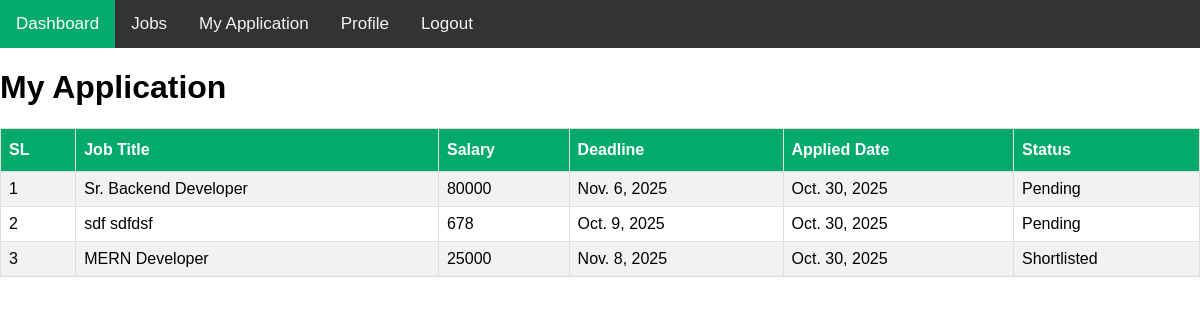
The page /my-applications/ (signed in) on the database its author committed.
### job_portal_app/models.py (models this page shows, shortened)
class ApplyJobModel(models.Model):
    STATUS = {
        ('Pending','Pending'),
        ('Shortlisted','Shortlisted'),
        ('Rejected','Rejected'),
    }
    applied_by = models.ForeignKey(JobSeekerModel, on_delete=models.CASCADE, related_name='seeker_info', null=True)
    job = models.ForeignKey(JobPostModel, on_delete=models.CASCADE, related_name='seeker_job', null=True)
    resume = models.FileField(upload_to='media/resume', null=True)
    status = models.CharField(choices=STATUS, max_length=20, default='Pending',null=True)
    applied_date = models.DateField(auto_now_add=True, null=True)

class JobPostModel(models.Model):
    posted_by = models.ForeignKey(EmployerModel, on_delete=models.CASCADE, related_name='employeer_job', null=True)
    job_title = models.CharField(max_length=255, null=True)
    description = models.CharField(max_length=255, null=True)
    skills_required = models.CharField(max_length=255, null=True)
    salary = models.IntegerField(null=True)
    deadline = models.DateField(null=True)
    posted_date = models.DateField(auto_now_add=True, null=True)

### job_portal_app/views.py (the view)
# urls.py: path('my-applications/',my_application,name='my_application'),
def my_application(request):
    current_user = request.user
    job_data = ApplyJobModel.objects.filter(applied_by__seeker = current_user)
    context = {
        'job_data': job_data
    }
    return render(request, 'applied_jobs/my-application.html', context)

### job_portal_app/templates/applied_jobs/my-application.html
{% extends 'master/base.html' %}
{% block content %}
<h1>My Application</h1>
<table>
    <tr>
        <th>SL</th>
        <th>Job Title</th>
        <th>Salary</th>
        <th>Deadline</th>
        <th>Applied Date</th>
        <th>Status</th>
    </tr>
    {% for i in job_data %}
    <tr>
        <td>{{forloop.counter}}</td>
        <td>{{i.job.job_title}}</td>
        <td>{{i.job.salary}}</td>
        <td>{{i.job.deadline}}</td>
        <td>{{i.applied_date}}</td>
        <td>{{i.status}}</td>
    </tr>
    {% endfor %}
</table>
{% endblock content %}

### job_portal_app/templates/master/base.html (shortened to what this page needs)
<!DOCTYPE html>
<html>
<head>
</head>
<body>
{% include 'master/nav.html' %}
{% block content %}
{% endblock content %}
</body>
</html>

### job_portal_app/templates/master/nav.html
<div class="topnav">
  <a class="active" href="{% url 'dashboard' %}">Dashboard</a>
  <a href="{% url 'job_list' %}">Jobs</a>
 {% if request.user.user_type == 'JobSeeker' %}
  <a href="{% url 'my_application' %}">My Application</a>
 {% endif %}
  <a href="{% url 'profile' %}">Profile</a>
  <a href="{% url 'logout_func' %}">Logout</a>
</div>

### job_portal_app/templates/master/base.html (style rules this page uses)
body { margin: 0; font-family: Arial, Helvetica, sans-serif; }
.topnav { overflow: hidden; background-color: #333; }
.topnav a { float: left; color: #f2f2f2; text-align: center; padding: 14px 16px; text-decoration: none; font-size: 17px; }
.topnav a.active { background-color: #04AA6D; color: white; }
table { font-family: Arial, Helvetica, sans-serif; border-collapse: collapse; width: 100%; }
td, th { border: 1px solid #ddd; padding: 8px; }
tr:nth-child(even) { background-color: #f2f2f2; }
th { padding-top: 12px; padding-bottom: 12px; text-align: left; background-color: #04AA6D; color: white; }

### rows shown on the page
ApplyJobModel: job.job_title "Sr. Backend Developer", job.salary "80000", job.deadline "Nov. 6, 2025", applied_date "Oct. 30, 2025", status "Pending"
ApplyJobModel: job.job_title "sdf sdfdsf", job.salary "678", job.deadline "Oct. 9, 2025", applied_date "Oct. 30, 2025", status "Pending"
ApplyJobModel: job.job_title "MERN Developer", job.salary "25000", job.deadline "Nov. 8, 2025", applied_date "Oct. 30, 2025", status "Shortlisted"
